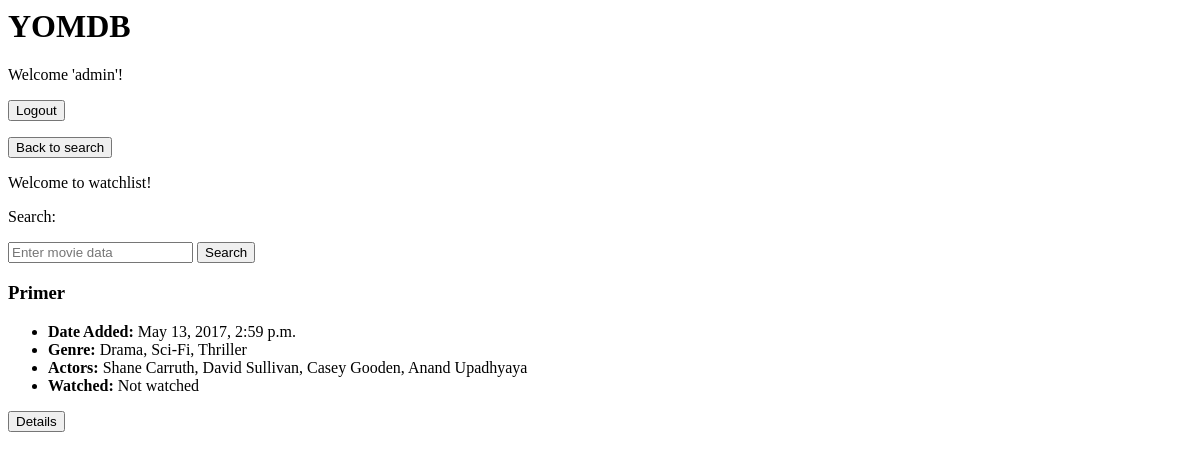
The app's page /watchlist (signed in), older data.
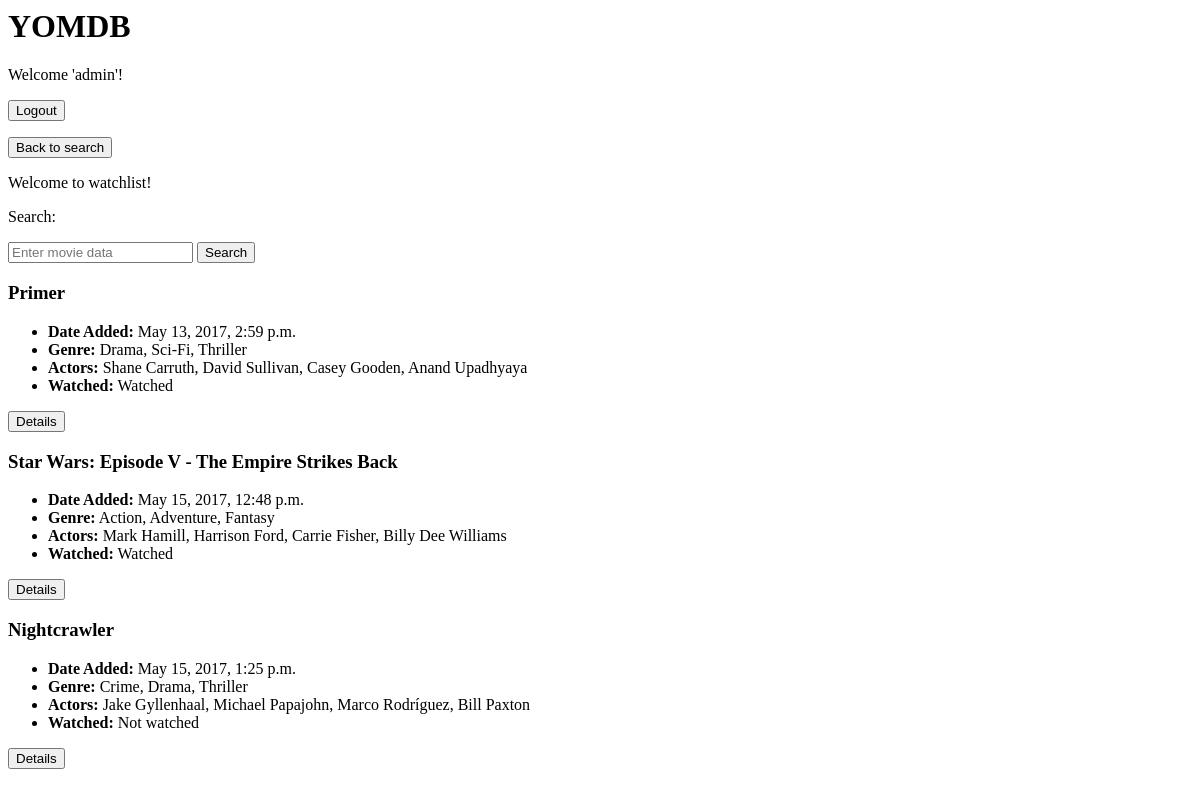
The same page, newer data.
### movies/models.py (models this page shows, shortened)
class Watchlist(models.Model):
    title = models.TextField()
    date_added = models.DateTimeField(auto_now_add=True)
    watched = models.BooleanField(default=False)
    genre = models.ManyToManyField(Genre)
    actor = models.ManyToManyField(Actor)

class Genre(models.Model):
    movie_genre = models.TextField()
    def __str__(self):
        return self.movie_genre

class Actor(models.Model):
    movie_actors = models.TextField()
    def __str__(self):
        return self.movie_actors

### movies/views.py (the view)
# urls.py: url(r'^watchlist', views.watchlist, name='watchlist'),
@login_required(login_url='movies:login')
def watchlist(request):
    movies_watchlist = Watchlist.objects.all()
    context = { 'movies_watchlist': movies_watchlist }
    return render(request, 'movies/watchlist.html', context)

### movies/templates/movies/watchlist.html
{% extends 'movies/base.html' %}
{% block content %}
<form action="{% url 'movies:home'%}">
    <input type="submit" value="Back to search" />
</form>
<p>Welcome to watchlist!</p>
<p> Search: </p>
    <form action="{% url 'movies:search_watchlist' %}" method="GET">
        <input placeholder="Enter movie data" type="text" id="q" name="q">
        <input type="submit" value="Search" >
    </form>
{% for movie in movies_watchlist %}
    <h3>{{ movie.title }}</h3>
    <ul>
        <li><strong>Date Added:</strong> {{ movie.date_added }}</li>
        <li><strong>Genre:</strong> {{ movie.genre.all|join:", " }}</li>
        <li><strong>Actors:</strong> {{ movie.actor.all|join:", " }}</li>
        <li><strong>Watched:</strong> {% if movie.watched %}Watched{% else %}Not watched{% endif %}</li>
    </ul>
    <form action="{% url 'movies:detail' movie.id %}">
        <input type="submit" value="Details" />
    </form>
{% endfor %}
{% endblock %}

### movies/templates/movies/base.html (shortened to what this page needs)
<head>
</head>
<body>
    <h1>YOMDB</h1>
    <p> Welcome '{{ request.user.username }}'!</p>
    <form action={% url 'movies:logout' %}>
        <input type="submit" value="Logout" />
    {% block content %}
    {% endblock %}
</body>

Row changes from the older to the newer data that the page shows:
changed Watchlist "Primer": watched "Not watched" → "Watched"
added Watchlist: title "Star Wars: Episode V - The Empire Strikes Back", date_added "May 15, 2017, 12:48 p.m.", genre.all "Action, Adventure, Fantasy", actor.all "Mark Hamill, Harrison Ford, Carrie Fisher, Billy Dee Williams", watched "Watched"
added Watchlist: title "Nightcrawler", date_added "May 15, 2017, 1:25 p.m.", genre.all "Crime, Drama, Thriller", actor.all "Jake Gyllenhaal, Michael Papajohn, Marco Rodríguez, Bill Paxton", watched "Not watched"
